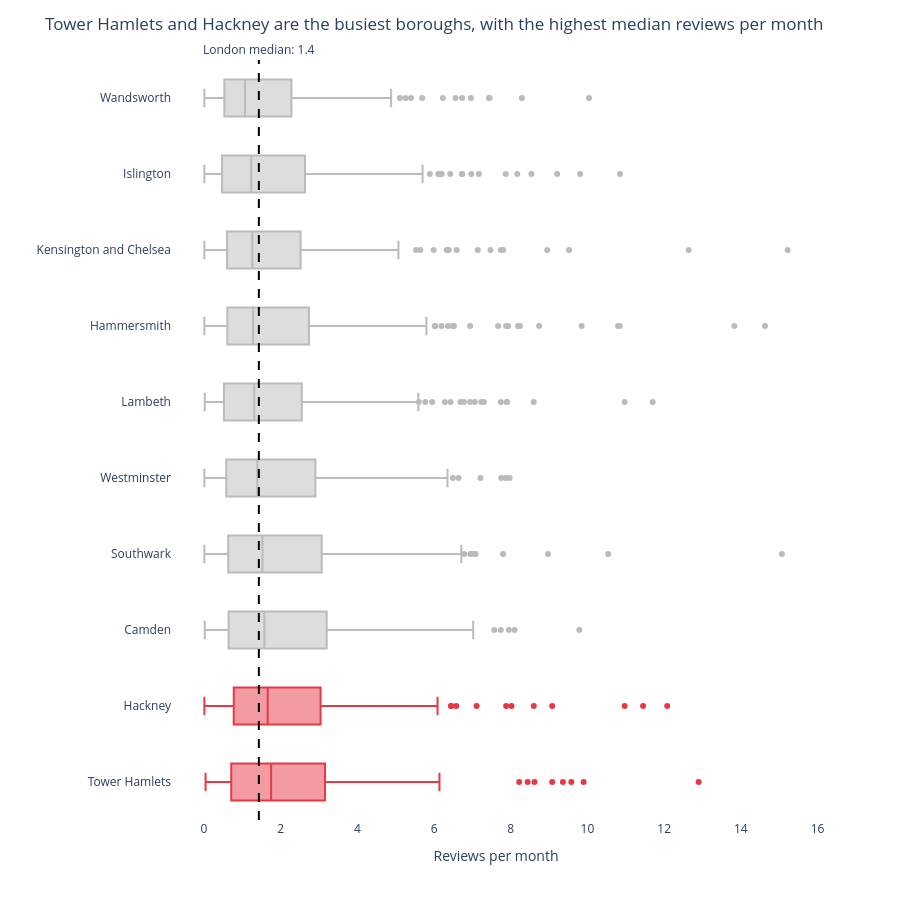

Notebook code cell kept with this figure:
### Markdown cell above
## Task 2 — Box plot: listing activity by borough

**What to build:** A **horizontal box plot** comparing listing activity (reviews per month) across London boroughs — reviews per month is a proxy for how frequently a listing is booked.

**Requirements:**
- Horizontal orientation (borough names are long)
- Sorted by median reviews per month (most active at top)
- Highlight the **two most active** boroughs in a different colour
- Outliers shown as individual points
- Insight title naming the two busiest boroughs

> 💡 Some listings have zero reviews — these are new or inactive listings. Filter them out with before plotting

### Code cell
# Task 2
# YOUR CODE HERE

# Task 2
t2 = df[df['reviews_per_month'] > 0]          # remove new/inactive listings

# Sort boroughs by median (ascending, so the most active ends up at the top)
order = t2.groupby('neighbourhood')['reviews_per_month'].median().sort_values().index.tolist()
top2 = order[-2:][::-1]                        # two most active boroughs

# Red for the top two, grey for the rest
color_map = {b: ('#E63946' if b in top2 else '#BBBBBB') for b in order}

fig = px.box(
    t2, x='reviews_per_month', y='neighbourhood',
    orientation='h',
    color='neighbourhood', color_discrete_map=color_map,
    category_orders={'neighbourhood': order},
    points='outliers',
    labels={'reviews_per_month': 'Reviews per month', 'neighbourhood': ''},
    height=900
)

# Overall median reference line
overall_med = t2['reviews_per_month'].median()
fig.add_vline(x=overall_med, line_dash='dash', line_color='black',
              annotation_text=f'London median: {overall_med:.1f}',
              annotation_position='top')

fig.update_layout(
    title=f'{top2[0]} and {top2[1]} are the busiest boroughs, with the highest median reviews per month',
    plot_bgcolor='white', paper_bgcolor='white',
    showlegend=False
)
fig.show()

### Figure 1 — Plotly figure (JSON) as saved in the notebook; plotly's stock layout.template omitted (floating-point values rounded to 4 significant figures; data arrays with more than 128 entries replaced by an {"elided": "..."} marker saying what was removed)
{"data": [{"alignmentgroup": "True", "boxpoints": "outliers", "hovertemplate": "=%{y}<br>Reviews per month=%{x}<extra></extra>", "legendgroup": "Wandsworth", "marker": {"color": "#BBBBBB"}, "name": "Wandsworth", "notched": false, "offsetgroup": "Wandsworth", "orientation": "h", "showlegend": true, "type": "box", "x": {"elided": "226 float values"}, "x0": " ", "xaxis": "x", "y": {"elided": "226 str values"}, "y0": " ", "yaxis": "y"}, {"alignmentgroup": "True", "boxpoints": "outliers", "hovertemplate": "=%{y}<br>Reviews per month=%{x}<extra></extra>", "legendgroup": "Islington", "marker": {"color": "#BBBBBB"}, "name": "Islington", "notched": false, "offsetgroup": "Islington", "orientation": "h", "showlegend": true, "type": "box", "x": {"elided": "241 float values"}, "x0": " ", "xaxis": "x", "y": {"elided": "241 str values"}, "y0": " ", "yaxis": "y"}, {"alignmentgroup": "True", "boxpoints": "outliers", "hovertemplate": "=%{y}<br>Reviews per month=%{x}<extra></extra>", "legendgroup": "Kensington and Chelsea", "marker": {"color": "#BBBBBB"}, "name": "Kensington and Chelsea", "notched": false, "offsetgroup": "Kensington and Chelsea", "orientation": "h", "showlegend": true, "type": "box", "x": {"elided": "246 float values"}, "x0": " ", "xaxis": "x", "y": {"elided": "246 str values"}, "y0": " ", "yaxis": "y"}, {"alignmentgroup": "True", "boxpoints": "outliers", "hovertemplate": "=%{y}<br>Reviews per month=%{x}<extra></extra>", "legendgroup": "Hammersmith", "marker": {"color": "#BBBBBB"}, "name": "Hammersmith", "notched": false, "offsetgroup": "Hammersmith", "orientation": "h", "showlegend": true, "type": "box", "x": {"elided": "245 float values"}, "x0": " ", "xaxis": "x", "y": {"elided": "245 str values"}, "y0": " ", "yaxis": "y"}, {"alignmentgroup": "True", "boxpoints": "outliers", "hovertemplate": "=%{y}<br>Reviews per month=%{x}<extra></extra>", "legendgroup": "Lambeth", "marker": {"color": "#BBBBBB"}, "name": "Lambeth", "notched": false, "offsetgroup": "Lambeth", "orientation": "h", "showlegend": true, "type": "box", "x": {"elided": "250 float values"}, "x0": " ", "xaxis": "x", "y": {"elided": "250 str values"}, "y0": " ", "yaxis": "y"}, {"alignmentgroup": "True", "boxpoints": "outliers", "hovertemplate": "=%{y}<br>Reviews per month=%{x}<extra></extra>", "legendgroup": "Westminster", "marker": {"color": "#BBBBBB"}, "name": "Westminster", "notched": false, "offsetgroup": "Westminster", "orientation": "h", "showlegend": true, "type": "box", "x": {"elided": "260 float values"}, "x0": " ", "xaxis": "x", "y": {"elided": "260 str values"}, "y0": " ", "yaxis": "y"}, {"alignmentgroup": "True", "boxpoints": "outliers", "hovertemplate": "=%{y}<br>Reviews per month=%{x}<extra></extra>", "legendgroup": "Southwark", "marker": {"color": "#BBBBBB"}, "name": "Southwark", "notched": false, "offsetgroup": "Southwark", "orientation": "h", "showlegend": true, "type": "box", "x": {"elided": "270 float values"}, "x0": " ", "xaxis": "x", "y": {"elided": "270 str values"}, "y0": " ", "yaxis": "y"}, {"alignmentgroup": "True", "boxpoints": "outliers", "hovertemplate": "=%{y}<br>Reviews per month=%{x}<extra></extra>", "legendgroup": "Camden", "marker": {"color": "#BBBBBB"}, "name": "Camden", "notched": false, "offsetgroup": "Camden", "orientation": "h", "showlegend": true, "type": "box", "x": {"elided": "246 float values"}, "x0": " ", "xaxis": "x", "y": {"elided": "246 str values"}, "y0": " ", "yaxis": "y"}, {"alignmentgroup": "True", "boxpoints": "outliers", "hovertemplate": "=%{y}<br>Reviews per month=%{x}<extra></extra>", "legendgroup": "Hackney", "marker": {"color": "#E63946"}, "name": "Hackney", "notched": false, "offsetgroup": "Hackney", "orientation": "h", "showlegend": true, "type": "box", "x": {"elided": "252 float values"}, "x0": " ", "xaxis": "x", "y": {"elided": "252 str values"}, "y0": " ", "yaxis": "y"}, {"alignmentgroup": "True", "boxpoints": "outliers", "hovertemplate": "=%{y}<br>Reviews per month=%{x}<extra></extra>", "legendgroup": "Tower Hamlets", "marker": {"color": "#E63946"}, "name": "Tower Hamlets", "notched": false, "offsetgroup": "Tower Hamlets", "orientation": "h", "showlegend": true, "type": "box", "x": {"elided": "259 float values"}, "x0": " ", "xaxis": "x", "y": {"elided": "259 str values"}, "y0": " ", "yaxis": "y"}], "layout": {"annotations": [{"showarrow": false, "text": "London median: 1.4", "x": 1.43, "xanchor": "center", "xref": "x", "y": 1, "yanchor": "bottom", "yref": "y domain"}], "boxmode": "overlay", "height": 900, "legend": {"title": {"text": ""}, "tracegroupgap": 0}, "margin": {"t": 60}, "paper_bgcolor": "white", "plot_bgcolor": "white", "shapes": [{"line": {"color": "black", "dash": "dash"}, "type": "line", "x0": 1.43, "x1": 1.43, "xref": "x", "y0": 0, "y1": 1, "yref": "y domain"}], "showlegend": false, "title": {"text": "Tower Hamlets and Hackney are the busiest boroughs, with the highest median reviews per month"}, "xaxis": {"anchor": "y", "domain": [0, 1], "title": {"text": "Reviews per month"}}, "yaxis": {"anchor": "x", "categoryarray": ["Tower Hamlets", "Hackney", "Camden", "Southwark", "Westminster", "Lambeth", "Hammersmith", "Kensington and Chelsea", "Islington", "Wandsworth"], "categoryorder": "array", "domain": [0, 1], "title": {"text": ""}}}}
